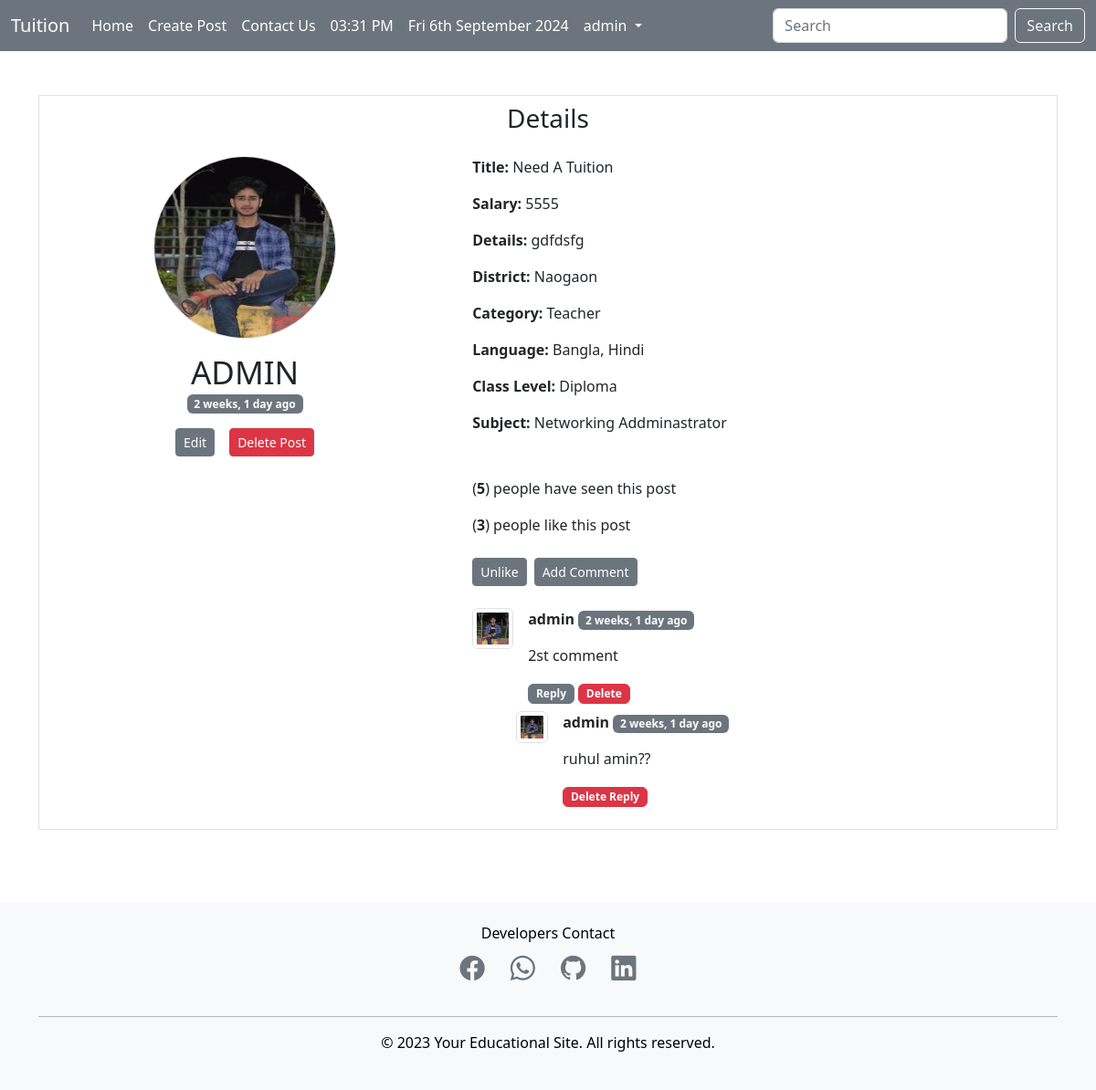
The app's page /post-details/4/ (signed in) with its own data.
### Post/models.py (models this page shows, shortened)
class PostModel(models.Model):
    LANGUAGE = (
        ('Bangla', 'Bangla'),
        ('English', 'English'),
        ('Hindi', 'Hindi'),
        ('Arabic', 'Arabic'),
    )
    user = models.ForeignKey(User, on_delete=models.CASCADE, null=True)
    title = models.CharField(max_length=100)
    slug = models.SlugField(max_length=100, blank=True)
    salary = models.IntegerField()
    details = models.TextField()
    district = models.ForeignKey(District, on_delete=models.CASCADE, null=True)
    available = models.BooleanField(default=False)
    category = models.ForeignKey(Category, on_delete=models.CASCADE, related_name='posts', null=True, )
    language = MultiSelectField(choices=LANGUAGE, default=['Bangla'], max_choices=2)
    subject = models.ManyToManyField(Subject, related_name='posts')
    classin = models.ManyToManyField(ClassIn, related_name='posts')
    created_at = models.DateTimeField(default=now)
    likes = models.ManyToManyField(User, related_name='liked_posts', blank=True)
    views = models.ManyToManyField(User, related_name='viewed_posts', blank=True)
    def total_likes(self):
        return self.likes.count()
    def total_views(self):
        return self.views.count()
    def get_subject_list(self):
        return ' , '.join([s.name for s in self.subject.all()])
    def get_classin_list(self):
        return ' , '.join([c.name for c in self.classin.all()])
    def title_proper(self):
        return self.title.title()

class District(models.Model):
    name = models.CharField(max_length=50)
    def __str__(self):
        return self.name

class Category(models.Model):
    name = models.CharField(max_length=50)
    slug = models.SlugField(max_length=50, null=True, blank=True)
    def __str__(self):
        return self.name

class ClassIn(models.Model):
    name = models.CharField(max_length=50)

class Subject(models.Model):
    name = models.CharField(max_length=50)

class Comment(models.Model):
    user = models.ForeignKey(User, on_delete=models.CASCADE)
    post = models.ForeignKey(PostModel, on_delete=models.CASCADE)
    text = models.TextField()
    parent = models.ForeignKey('self', on_delete=models.CASCADE, null=True, blank=True, related_name='replies')
    create_at = models.DateTimeField(default=now)

### ProfileApp/models.py (models this page shows, shortened)
class UserProfile(models.Model):
    GENDER_CHOICES = (
        ('Male', 'Male'),
        ('Female', 'Female'),
    )
    BLOOD_GROUP_CHOICES = (
        ('A+', 'A+'),
        ('A-', 'A-'),
        ('B+', 'B+'),
        ('B-', 'B-'),
        ('O+', 'O+'),
        ('O-', 'O-'),
        ('AB+', 'AB+'),
        ('AB-', 'AB-'),
    )
    user = models.OneToOneField(User, on_delete=models.CASCADE)
    birth_date = models.DateField()
    gender = models.CharField(max_length=6, choices=GENDER_CHOICES)
    blood_group = models.CharField(max_length=3, choices=BLOOD_GROUP_CHOICES)
    address = models.CharField(max_length=100)
    phone = models.CharField(max_length=15)  # Changed to CharField for flexibility
    nationality = models.CharField(max_length=50)
    religion = models.CharField(max_length=40)
    biodata = models.TextField()
    profession = models.ForeignKey(Category, on_delete=models.CASCADE, related_name='categories')
    image = models.ImageField(upload_to='media/profile', default='default.jpg')
    created_at = models.DateTimeField(auto_now_add=True)

### Post/views.py (the view)
# urls.py: path('post-details/<int:pk>/', PostDetailView.as_view(), name='post_detail'),
class PostDetailView(DetailView):
    model = PostModel
    template_name = 'post/details.html'
    def get_context_data(self, *args, **kwargs):
        self.object.views.add(self.request.user)
        liked = False
        if self.object.likes.filter(id=self.request.user.id).exists():
            liked = True
        context = super().get_context_data(*args, **kwargs)
        object = context.get('object')
        comments = Comment.objects.filter(post=object.id, parent=None)
        replies = Comment.objects.filter(post=object.id).exclude(parent=None)
        dictofreply = {}
        for reply in replies:
            if reply.parent.id not in dictofreply:
                dictofreply[reply.parent.id] = [reply]
            else:
                dictofreply[reply.parent.id].append(reply)
        context['comments'] = comments
        context['dictofreply'] = dictofreply
        context['liked'] = liked
        return context

### Post/templatetags/tag.py (called while the page is built)
@register.filter(name="get_reply")
def get_reply(dict, key):
    return dict.get(key)

### Template/post/details.html (shortened to what this page needs)
{% extends 'basic.html' %}
{% block body %}
<div class="container mt-5" style="margin-bottom: 80px !important;">
    <div class="border">
        <h3 class="card-title text-center mb-4 mt-2" style="margin-top: 10px;">Details</h3>
        {% load humanize %}
        {% load tag %}
        <div class="row">
            <div class="col-md-5 d-flex flex-column align-items-center mb-5">
                {% if object.user.userprofile.image.url %}
                <img style="height: 200px; width: 200px;" src="{{object.user.userprofile.image.url}}" alt="Profile Picture" class="rounded-circle mb-3 border"/>
                {% else %}
                <img src="/Media/media/profile/default.jpg" style="height: 200px; width: 200px;" class="rounded-circle mb-3 border" />
                {% endif %}
                <div class="text-center mb-3">
                  <h2 class="card-title mdruhuldev  uppercase-text" style="font-size: 35px; text-transform: uppercase;">
                    <a class="text-decoration-none text-dark underline-on-hover" href="{% url 'otherprofile' object.user.id %}">
                        {% if object.user.get_full_name %}
                            {{ object.user.get_full_name|upper }}
                        {% else %}
                            {{ object.user.username }}
                        {% endif %}
                    </a>
                  </h2>
                  <span class="badge bg-secondary">{{object.created_at | naturaltime}}</span>
                </div>
                {% if request.user == object.user %}
                <div class="d-flex justify-content-center w-100">
                    <a class="btn btn-secondary btn-sm me-2" href="{% url 'post_edit' object.id %}">Edit</a>
                    <button class="btn btn-danger ms-2 btn-sm" data-bs-toggle="modal" data-bs-target="#deletePostModal">Delete Post</button>
                </div>
                {% endif %}
            </div>
            <div class="col-md-7">
                <div class="mb-4">
                    <p><strong>Title:</strong> {{object.title_proper}}</p>
                    <p><strong>Salary:</strong> {{object.salary}}</p>
                    <p><strong>Details:</strong> {{object.details}}</p>
                    <p><strong>District:</strong> {{object.district}}</p>
                    <p><strong>Category:</strong> {{object.category}}</p>
                    <p><strong>Language:</strong> {{object.language}}</p>
                    <p><strong>Class Level:</strong> {{object.get_classin_list}}</p>
                    <p><strong>Subject:</strong> {{object.get_subject_list}}</p>
                    <p class="mt-5">(<strong>{{object.total_views}}</strong>) people have seen this post</p>
                    <p>(<strong>{{object.total_likes}}</strong>) people like this post</p>
                </div>
                <div class="d-flex mb-4">
                    <form method="POST" action="{% url 'like_post' object.id %}" class="me-2">
                        {% if liked %}
                            <button class="btn btn-secondary btn-sm" type="submit">Unlike</button>
                        {% else %}
                            <button class="btn btn-outline-secondary btn-sm" type="submit">Like</button>
                        {% endif %}
                    </form>
                    <button class="btn btn-secondary btn-sm" style="margin-right: 8px;" type="button" onclick="document.getElementById('comment-form').style.display='block'">Add Comment</button>
                </div>
                {% for comment in comments %}
                <div class="mb-4">
                    <div class="d-flex align-items-start">
                        {% if comment.user.userprofile.image.url %}
                        <img src="{{comment.user.userprofile.image.url}}" class="img-thumbnail me-3" alt="Commenter Profile Picture" style="width: 45px; height: 45px;">
                        {% else %}
                        <img src="/Media/media/profile/default.jpg" style="width: 45px; height: 45px;" class="img-thumbnail me-3" />
                        {% endif %}
                        <div>
                            <p><strong>{{comment.user.username}}</strong>
                                <span class="badge bg-secondary">{{comment.create_at | naturaltime}}</span>
                            </p>
                            <p>{{comment.text}}</p>
                            <button class="badge btn btn-secondary btn-sm" type="button" onclick="document.getElementById('reply-form-{{comment.id}}').style.display='block'">Reply</button>
                            <button class="badge btn btn-danger btn-sm" data-bs-toggle="modal" data-bs-target="#deleteCommentModal{{comment.id}}">Delete</button>
                        </div>
                    </div>
                    {% for reply in dictofreply|get_reply:comment.id %}
                    <div class="d-flex align-items-start mb-3 ms-5" style="margin-top: 8px;">
                        {% if reply.user.userprofile.image.url %}
                        <img src="{{reply.user.userprofile.image.url}}" class="img-thumbnail me-3" alt="Reply Profile Picture" style="width: 35px; height: 35px;">
                        {% else %}
                        <img src="/Media/media/profile/default.jpg" style="width: 35px; height: 35px;" class="img-thumbnail me-3" />
                        {% endif %}
                        <div>
                            <p><strong>{{reply.user.username}}</strong>
                                <span class="badge bg-secondary">{{reply.create_at | naturaltime}}</span>
                            </p>
                            <p>{{reply.text}}</p>
                            <button class="badge btn btn-danger btn-sm" data-bs-toggle="modal" data-bs-target="#deleteReplyModal{{reply.id}}">Delete Reply</button>
                        </div>
                    </div>
                    {% endfor %}
                </div>
                {% endfor %}
            </div>
        </div>
    </div>
</div>
{% endblock %}

### Template/basic.html (shortened to what this page needs)
<!doctype html>
<html lang="en">
<head>
  <link href="https://cdn.jsdelivr.net/npm/bootstrap-icons/font/bootstrap-icons.css" rel="stylesheet">
  <link href="https://cdn.jsdelivr.net/npm/bootstrap@5.2.1/dist/css/bootstrap.min.css" rel="stylesheet"
>
    {% load static %}
    {% load notifications_tags %}
</head>
<body>
  <header>
    <div class="bg-secondary text-white">
      <nav class="navbar navbar-expand-lg bg-body-dark">
        <div class="container-fluid">
          <a class="navbar-brand text-white" href="{% url 'post_list' %}">Tuition</a>
          <div class="collapse navbar-collapse" id="navbarSupportedContent">
            <ul class="navbar-nav me-auto mb-2 mb-lg-0">
              <li class="nav-item">
                <a class="nav-link text-white active" aria-current="page" href="{% url 'post_list' %}">Home</a>
              </li>
              <li class="nav-item">
                <a class="nav-link text-white active" aria-current="page" href="{% url 'post_create' %}">Create Post</a>
              </li>
              <li class="nav-item">
                <a class="nav-link text-white active" aria-current="page" href="{% url 'contact' %}">Contact Us</a>
              </li>
                {% notifications_unread as unread_count %}
              <li class="nav-item">
                <a class="nav-link text-white active" aria-current="page" href="">{% now "h:i A" %}</a>
              </li>
              <li class="nav-item">
                <a class="nav-link text-white active" aria-current="page" href="">{% now "D jS F Y" %}</a>
              </li>
              {% if user.is_authenticated %}
                <li class="nav-item dropdown">
                  <a class="nav-link text-white dropdown-toggle" href="#" role="button" data-bs-toggle="dropdown" aria-expanded="false">
                    {{ user.username }}
                  </a>
                </li>
              {% else %}
                <li class="nav-item">
                  <a class="nav-link text-white active" aria-current="page" href="{% url 'login' %}">Login</a>
                </li>
              {% endif %}
            </ul>
            <form class="d-flex" role="search" method="POST" action="{% url 'search' %}">
              <input class="form-control me-2" type="search" name="search" placeholder="Search" aria-label="Search" style="color: #000; background-color: #fff;">
              <button class="btn btn-outline-light" type="submit">Search</button>
            </form>
          </div>
        </div>
      </nav>
    </div>
  </header>
  <main>
    {% block body %}
    {% endblock %}
  </main>
    <footer class="footer bg-light text-black py-4">
      <div class="container">
        <div class="row justify-content-center">
          <div class="col-md-6">
            <h6 class="text-center mb-2">Developers Contact</h6>
            <ul class="list-inline d-flex justify-content-center" style="gap: 20px;">
              <li class="list-inline-item">
                <a href="https://www.facebook.com/Ruhulaminarafat82/" class="text-secondary">
                  <i class="bi bi-facebook" style="font-size: 1.7rem;"></i>
                </a>
              </li>
              <li class="list-inline-item">
                <a href="https://wa.me/8801863372282" class="text-secondary">
                  <i class="bi bi-whatsapp" style="font-size: 1.7rem;"></i>
                </a>
              </li>
              <li class="list-inline-item">
                <a href="https://github.com/mdruhulamin5347" class="text-secondary">
                  <i class="bi bi-github" style="font-size: 1.7rem;"></i>
                </a>
              </li>
              <li class="list-inline-item">
                <a href="https://www.linkedin.com/in/md-ruhul-amin93/" class="text-secondary">
                  <i class="bi bi-linkedin" style="font-size: 1.7rem;"></i>
                </a>
              </li>
            </ul>
          </div>
        </div>
        <hr class="bg-black">
        <div class="row">
          <div class="col-md-12 text-center">
            <p>&copy; 2023 Your Educational Site. All rights reserved.</p>
          </div>
        </div>
      </div>
    </footer>
</body>
</html>

### records on screen
PostModel: user.userprofile.image (picture), user.username "ADMIN", created_at "2 weeks, 1 day ago", title_proper "Need A Tuition", salary "5555", details "gdfdsfg", district "Naogaon", category "Teacher", language "Bangla, Hindi", get_classin_list "Diploma", get_subject_list "Networking Addminastrator", total_views "5", total_likes "3"
Comment: user.userprofile.image (picture), user.username "admin", create_at "2 weeks, 1 day ago", text "2st comment"
Comment: user.userprofile.image (picture), user.username "admin", create_at "2 weeks, 1 day ago", text "ruhul amin??"

### other values on screen
{{ user.username }} "admin"
